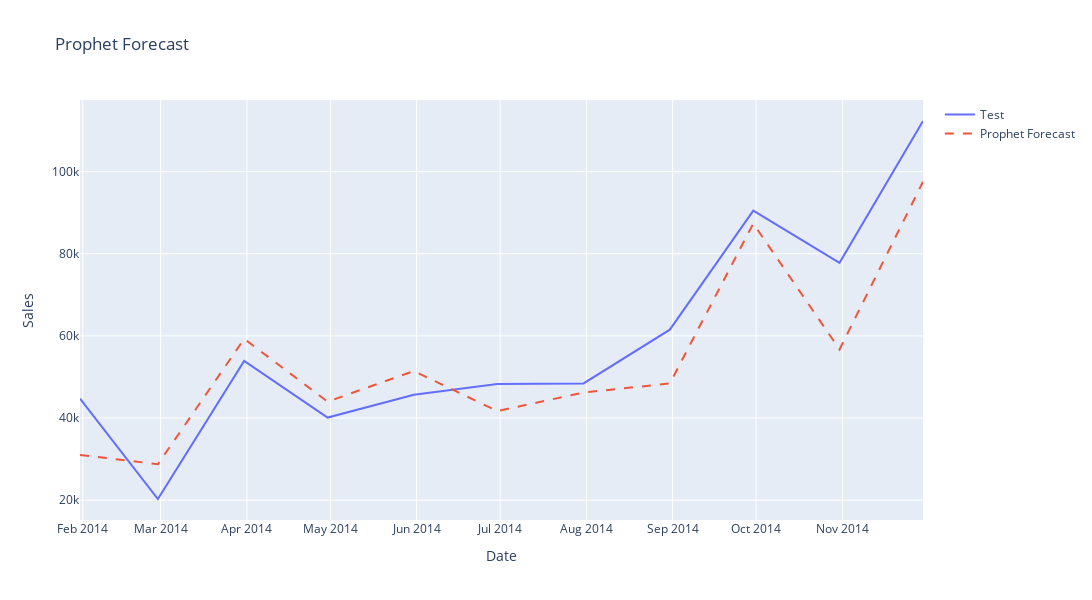

Here is the notebook cell this chart was saved with:
### Code cell
features=['ds','month','day_of_week','week_of_year']

future = test[features].copy()

forecast = m.predict(future)


mse_prophet = mean_squared_error(test['y'], forecast['yhat'])
rmse_prophet = np.sqrt(mse_prophet)
r2_prophet = r2_score(test['y'], forecast['yhat'])

print(f'RMSE: {rmse_prophet}')
print(f'R2 Score: {r2_prophet}')



fig = go.Figure()

fig.add_trace(go.Scatter(
    x=test['ds'],
    y=test['y'],
    name='Test',
    mode='lines'
))

fig.add_trace(go.Scatter(
    x=forecast['ds'],
    y=forecast['yhat'],
    name='Prophet Forecast',
    mode='lines',
    line=dict(dash='dash')
))

fig.update_layout(
    title='Prophet Forecast',
    xaxis_title='Date',
    yaxis_title='Sales',
    showlegend=True,
    width=1200,
    height=600
)

fig.show()

### Figure 1 — Plotly figure (JSON) as saved in the notebook; plotly's stock layout.template omitted (floating-point values rounded to 4 significant figures)
{"data": [{"mode": "lines", "name": "Test", "type": "scatter", "x": ["2014-01-31T00:00:00", "2014-02-28T00:00:00", "2014-03-31T00:00:00", "2014-04-30T00:00:00", "2014-05-31T00:00:00", "2014-06-30T00:00:00", "2014-07-31T00:00:00", "2014-08-31T00:00:00", "2014-09-30T00:00:00", "2014-10-31T00:00:00", "2014-11-30T00:00:00"], "y": [44700.0, 20280.0, 53910.0, 40110.0, 45650.0, 48260.0, 48430.0, 61520.0, 90490.0, 77790.0, 112300.0]}, {"line": {"dash": "dash"}, "mode": "lines", "name": "Prophet Forecast", "type": "scatter", "x": ["2014-01-31T00:00:00", "2014-02-28T00:00:00", "2014-03-31T00:00:00", "2014-04-30T00:00:00", "2014-05-31T00:00:00", "2014-06-30T00:00:00", "2014-07-31T00:00:00", "2014-08-31T00:00:00", "2014-09-30T00:00:00", "2014-10-31T00:00:00", "2014-11-30T00:00:00"], "y": [31020.0, 28760.0, 59280.0, 43990.0, 51440.0, 41690.0, 46210.0, 48420.0, 87350.0, 56710.0, 97530.0]}], "layout": {"height": 600, "showlegend": true, "title": {"text": "Prophet Forecast"}, "width": 1200, "xaxis": {"title": {"text": "Date"}}, "yaxis": {"title": {"text": "Sales"}}}}
